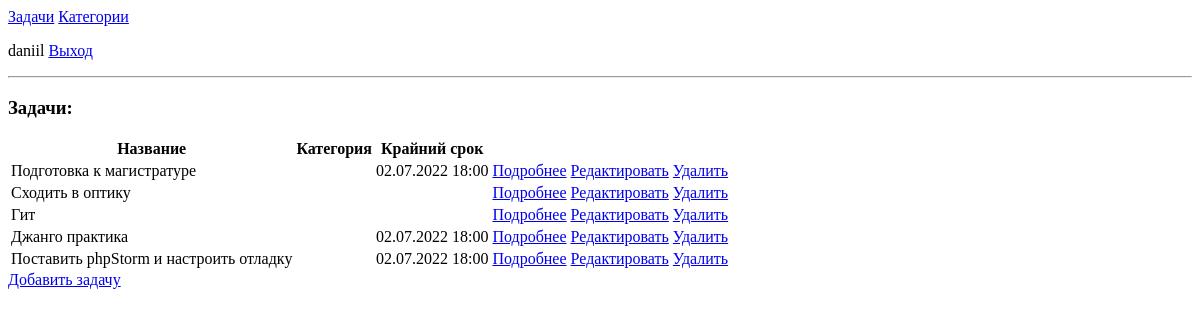
The app's page / (signed in), older data.
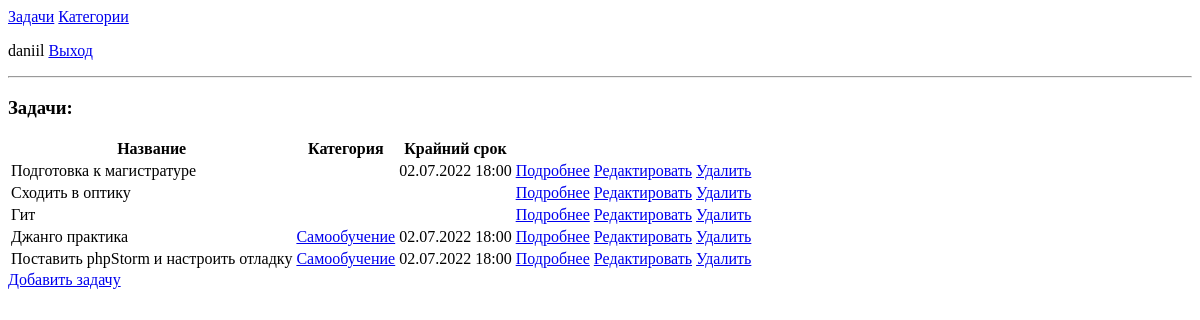
The same page, newer data.
### ToDoApp/models.py (models this page shows, shortened)
class Task(models.Model):
    user = models.ForeignKey(User, on_delete=models.CASCADE)
    title = models.CharField(max_length=200, verbose_name="Заголовок")
    description = models.TextField(
        null=True, blank=True, verbose_name="Описание")
    isComplete = models.BooleanField(default=False, verbose_name="Готово")
    create = models.DateTimeField(
        auto_now_add=True, verbose_name="Дата создания")
    deadline = models.DateTimeField(
        null=True, blank=True, verbose_name="Крайний срок")
    group = models.ForeignKey(
        'Group', null=True, on_delete=models.SET_NULL, verbose_name="Группа", blank=True)
    class Meta:
        ordering = ['isComplete']
        verbose_name_plural = 'Задачи'
        verbose_name = 'Задача'

class Group(models.Model):
    name = models.CharField(
        max_length=30, db_index=True, verbose_name="Группа")
    user = models.ForeignKey(User, on_delete=models.CASCADE)
    class Meta:
        ordering = ['name']
        verbose_name_plural = 'Группы'
        verbose_name = 'Группа'
    def __str__(self):
        return self.name

### ToDoApp/views.py (the view)
# urls.py: path('', TaskList.as_view(), name='tasks'),
class TaskList(LoginRequiredMixin, ListView):
    model = Task
    context_object_name = "tasks_n_group"
    template_name = 'ToDoApp/task.list.html'
    def get_context_data(self, **kwargs):
        context = super(TaskList, self).get_context_data(**kwargs)
        context.update({
            'tasks': Task.objects.filter(user=self.request.user),
            'groups': Group.objects.filter(user=self.request.user),
        })
        return context
    def get_queryset(self):
        return Task.objects.all()

### ToDoApp/templates/ToDoApp/task.list.html (shortened to what this page needs)
{% extends "layout/basic.html" %}
{% block content %}
		<h3>Задачи:</h3>
		<table>
			<th>Название</th>
			<th>Категория</th>
			<th>Крайний срок</th>
			{% for el in tasks %}
			<tr>
				<td>{{el.title}}</td>
				<td>{% if el.group != null %}<a href="{% url 'group' el.group.id %}">{{el.group}}</a>{% endif %}</td>
				<td>{{el.deadline|date:"d.m.Y H:i"}}</td>
				<td><a href="{%url 'task' el.id%}">Подробнее</a></td>
				<td><a href="{%url 'update-task' el.id%}">Редактировать</a></td>
				<td><a href="{%url 'delete-task' el.id%}">Удалить</a></td>
			</tr>
			{%empty%}
			<h3>В списке нет элементов</h3>
			{%endfor%}
		</table>
		<a href="{%url 'add-task'%}">Добавить задачу</a>
{% endblock %}

Row changes from the older to the newer data that the page shows:
changed Task "Джанго практика": group_id empty → 2 (drawn); group (not shown) → "Самообучение"
changed Task "Поставить phpStorm и настроить отладку": group_id empty → 2 (drawn); group (not shown) → "Самообучение"
